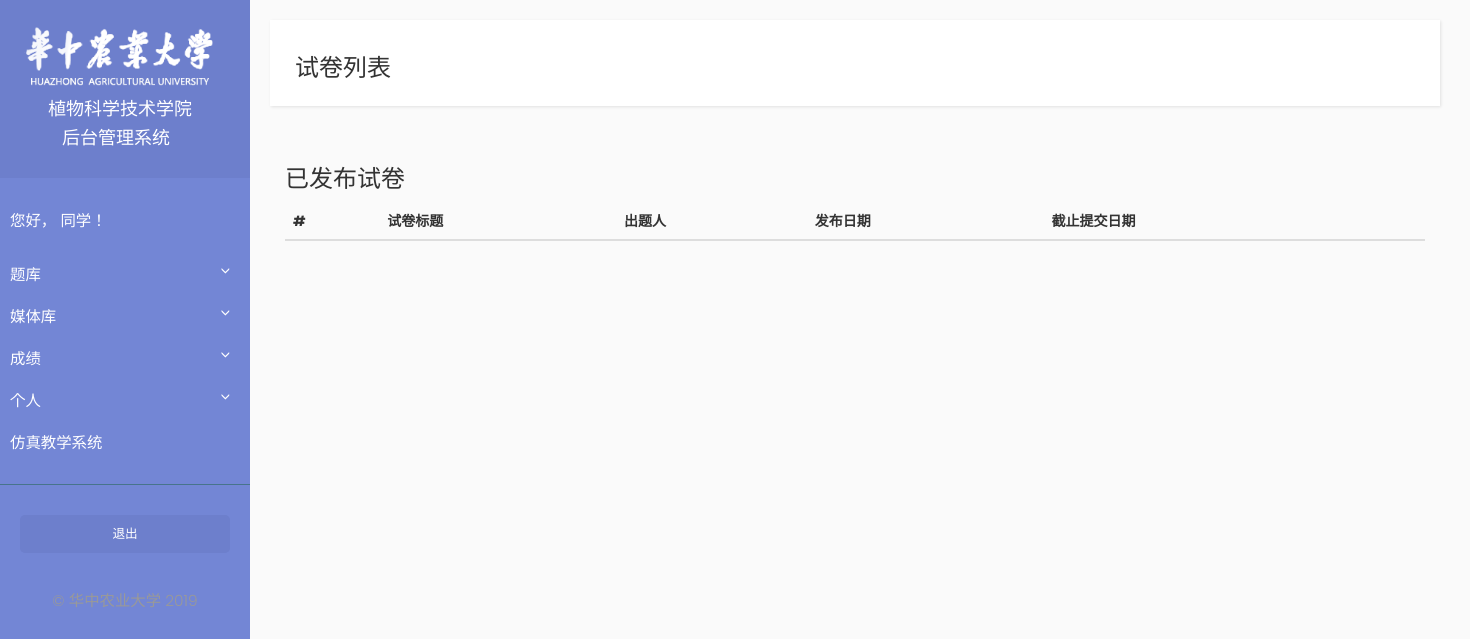
/student/paper_list/1 (signed in), run on an earlier commit of the app's database.
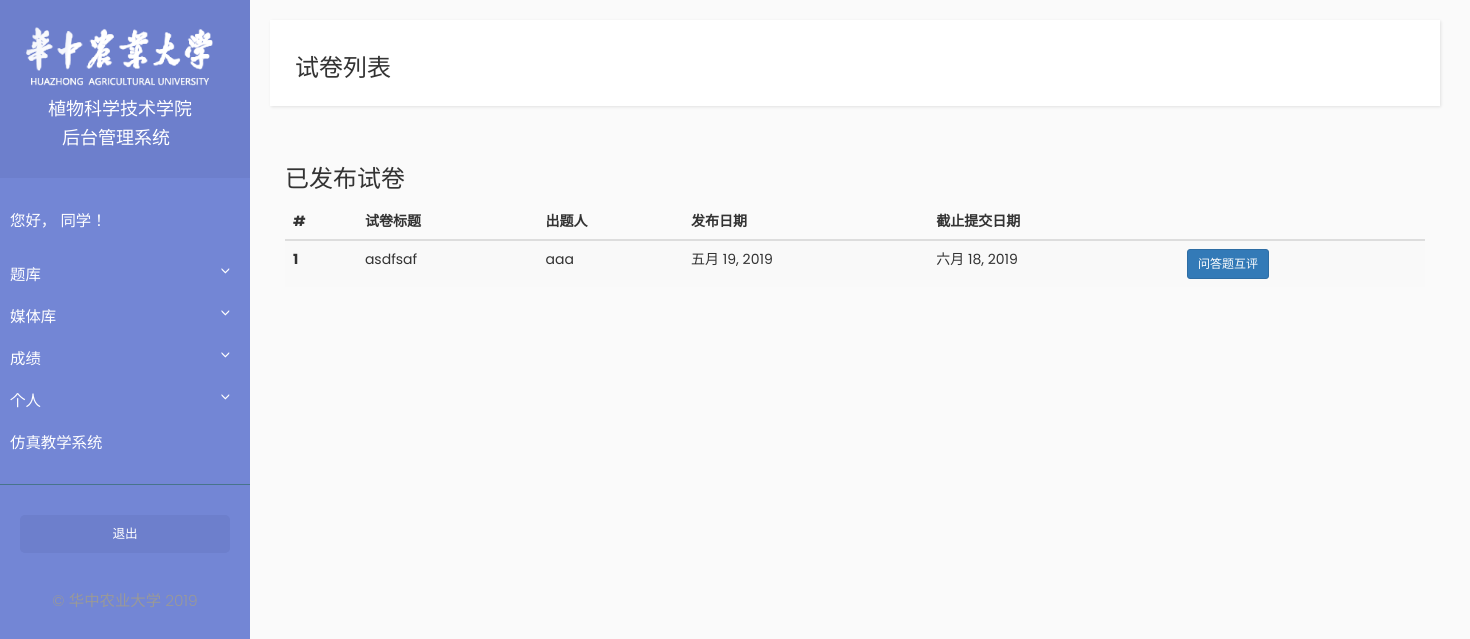
And on a later commit of the database.
### Examination/models.py (models this page shows, shortened)
class Paper(models.Model):
    title = models.CharField(max_length=1000)
    description = models.TextField()
    multiple_choice_question_total_score = models.FloatField(default=0)
    essay_question_total_score = models.FloatField(default=0)
    publish_date = models.DateField(auto_now=True)
    expire_date = models.DateField(default=date.today() + timedelta(days=30))  # default expire date is 30 days from now on
    is_published = models.BooleanField(default=False)
    paper_maker = models.ForeignKey(Teacher, on_delete=models.CASCADE, null=True)

### Teacher/models.py (models this page shows, shortened)
class Teacher(models.Model):
    user = models.OneToOneField(User, on_delete=models.CASCADE)
    name = models.CharField(max_length=10)
    phone = models.CharField(max_length=20)

### Student/views.py (the view)
# urls.py: path("paper_list", views.paper_list, name="paper_list"),
@login_required
def paper_list(request, showEssayComment):
    papers = Paper.objects.filter(is_published__exact=True)
    context = {'papers' : papers,
               'showEssayComment' : showEssayComment}
    return render(request, 'student/paper_list.html', context=context)

### Student/templates/student/paper_list.html (shortened to what this page needs)
{% extends "student/base.html" %}
{% block title_block %}
<h3>试卷列表</h3>
{% endblock %}
{% block navbar_block %}
 <div class="collapse navbar-collapse" id="bs-example-navbar-collapse-1">
</div>
{% endblock %}
{% block content_block%}
<div class="container">
    <h3>已发布试卷</h3>
    <table class="table table-striped">
        <thead>
            <tr>
                <th scope="col">#</th>
                <th scope="col">试卷标题</th>
                <th scope="col">出题人</th>
                <th scope="col">发布日期</th>
                <th scope="col">截止提交日期</th>
                <th scope="col"></th>
            </tr>
        </thead>
        <tbody>
            {% for paper in papers %}
            <tr>
                <th scope="row">{{ forloop.counter }}</th>
                <td>{{ paper.title }}</td>
                <td>{{ paper.paper_maker.name }}</td>
                <td>{{ paper.publish_date|date }}</td>
                <td>{{ paper.expire_date|date }}</td>
                {% if showEssayComment == 0 %}
                <td><a href="{% url 'student:paper_info' paper.pk %}" class="btn btn-primary btn-sm">详情</a></td>
                {% else %}
                    {% if paper.essay_question_set.all|length != 0%}
                        <td><a href="{% url 'student:essay_comment_pick' paper.pk %}" class="btn btn-primary btn-sm">问答题互评</a></td>
                    {% else %}
                        <td><a href="">该试卷无问答题</a></td>
                    {% endif %}
                {% endif %}
            </tr>
            {% endfor %}
        </tbody>
    </table>
</div>
{% endblock %}

What changed in the data, as far as the page shows it:
added Paper: title "asdfsaf", paper_maker.name "aaa", publish_date "五月 19, 2019", expire_date "六月 18, 2019", shows "问答题互评"
